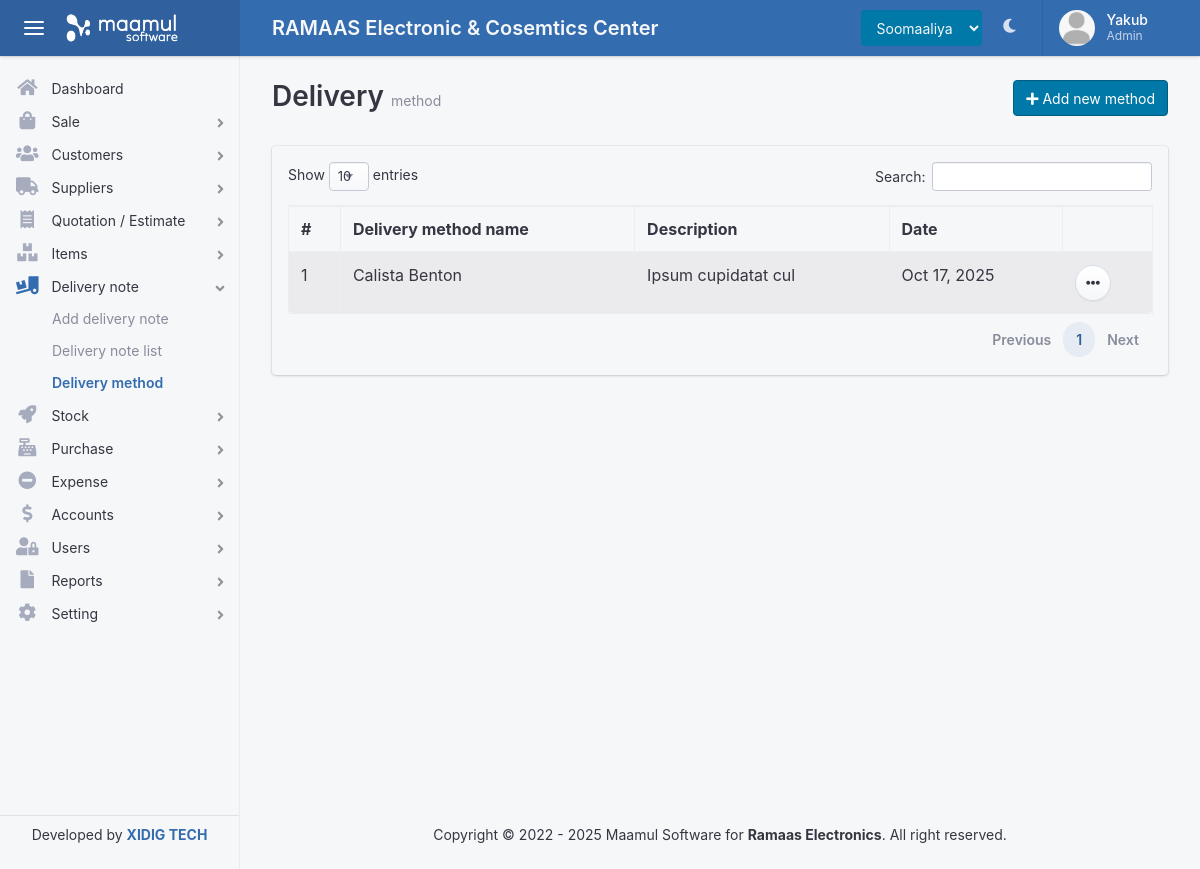
/delivery-note/method.php (signed in), run on the app's committed database.
### tables this page shows
CREATE TABLE `usergroup` (
  `group_id` int(11) NOT NULL,
  `group_name` varchar(50) DEFAULT NULL,
  `description` varchar(50) DEFAULT NULL,
  `warehouse` int(11) DEFAULT NULL,
  `created_date` datetime DEFAULT NULL,
  `created_by` int(11) DEFAULT NULL
);

CREATE TABLE `menu` (
  `menu_id` int(11) NOT NULL,
  `menu_name` varchar(50) DEFAULT NULL,
  `menu_icon` varchar(50) DEFAULT NULL,
  `has_sup_menu` int(11) DEFAULT NULL,
  `url` varchar(255) DEFAULT NULL,
  `sort_by` int(11) NOT NULL
);

CREATE TABLE `submenu` (
  `submenu_id` int(11) NOT NULL,
  `menu_id` int(11) DEFAULT NULL,
  `sub_menu_name` varchar(50) DEFAULT NULL,
  `url` varchar(255) DEFAULT NULL
);

CREATE TABLE `delivery_method` (
  `del_meth_id` int(11) NOT NULL,
  `meth_name` varchar(50) DEFAULT NULL,
  `description` varchar(255) DEFAULT NULL,
  `date` datetime DEFAULT NULL,
  `warehouse` int(11) DEFAULT NULL
);

### delivery-note/method.php (the view, shortened to what this page needs)
<?php $title = "Delivery method"; include(ROOT_PATH . '/inc/header.php'); ?>
      <?php $menu = 'Delivery note'  ?>
      <?php $smenu = 'Delivery method'  ?>
  <body>
    <div class="app">
      <?php include(ROOT_PATH .'/inc/nav.php'); ?>
      <?php include(ROOT_PATH . '/inc/sidebar.php'); ?>
      <main class="app-main">
        <div class="wrapper">
          <div class="page">
            <div class="page-inner">
              <header class="page-title-bar">
              <div class="row">
                <div class="col-md-6">
                  <h1 class="page-title"> Delivery  <small>method</small> </h1>
                </div>
                <div class="col-md-6 text-right">
                    <button  class="btn btn-info text-right" data-toggle="modal" data-target="#addDelModal"> <i class="fa fa-plus"></i> Add new method </button>
                </div>
              </div>
              </header>
              <div class="page-section">
                <div class="section-block">
                  <div class="row">
                    <div class="col-md-12">
                      <div class="card bg-light">
                      <div class="card-body ">
                        <table id="example1" class="table table-bordered  table-striped ">
                          <thead>
                            <tr>
                              <th>#</th>
                              <th>Delivery method name</th>
                              <th>Description</th>
                              <th>Date</th>
                              <th></th>
                            </tr>
                          </thead>
                          <tbody>
                             <?php
                              $i = 0;
                              $stmt = "SELECT * FROM delivery_method ";
                              $result = mysqli_query($con, $stmt);
                              while($row = mysqli_fetch_assoc($result)){
                                $i++;
                                $id = $row['del_meth_id'];
                                $name = $row['meth_name'];
                                $des = $row['description'];
                                $date = date("M d, Y", strtotime($row['date']));
                                echo "
                                  <tr>
                                    <td>$i</td>
                                    <td>$name</td>
                                    <td>$des</td>
                                    <td>$date</td>
                                    <td>
                                      <div class='dropdown d-inline-block'>
                                        <button class='btn btn-icon btn-secondary' data-toggle='dropdown' aria-expanded='false'><i class='fa fa-fw fa-ellipsis-h'></i></button>
                                        <div class='dropdown-menu dropdown-menu-right' style=''>
                                          <div class='dropdown-arrow'></div>
                                          <button type='button' data-toggle='modal' data-target='#editDelModal' id='edit_del' data-id='$id' class='dropdown-item'> <i class='fa fa-edit'></i> Edit Delivery Method</button>
                                          <button type='button' class='dropdown-item btn-danger' id='del_cat' data-id='$id'><i class='fa fa-trash'></i> Delete Delivery Method</button>
                                        </div>
                                      </div>
                                    </td>
                                  </tr>
                                ";
                              }
                             ?>
                          </tbody>
                        </table>
                      </div>
                      </div>
                    </div>
                  </div>
                </div>
              </div>
            </div>
          </div>
        </div>
          <?php include(ROOT_PATH .'/inc/footer.php'); ?>
      </main>
    </div>
<?php include(ROOT_PATH .'/inc/footer_links.php'); ?>

### inc/nav.php (shortened to what this page needs)
<header class="app-header app-header-dark">
        <div class="top-bar">
          <div class="top-bar-brand">
            <button class="hamburger hamburger-squeeze mr-2" type="button" data-toggle="aside-menu" aria-label="toggle aside menu"><span class="hamburger-box"><span class="hamburger-inner"></span></span></button>
            <a href="<?= BASE_URL ?>">
                <img src="<?= BASE_URL ?>assets/images/logo/logo.png" height='40' alt="">
            </a>
          </div>
          <div class="top-bar-list">
            <div class="top-bar-item top-bar-item-full">
              <h5 class=' w-100 text-light my-1 '>RAMAAS Electronic & Cosemtics Center</h5>
            </div>
            <div class="top-bar-item top-bar-item-right px-0 d-none d-sm-flex">
              <ul class="header-nav nav">
                <div class="nav-item ">
                  <select name="" id="" class="form-control bg-info text-light " style='border:0;'>
                    <option value="English">Soomaaliya</option>
                  </select>
                </div>
                <li class="nav-item dropdown header-nav-dropdown ">
                  <a class="nav-link" data-toggle="skin" href="#"   ><span class="fas fa-moon ml-1"></span></a>
                </li>
              </ul>
              <div class="dropdown d-none d-md-flex">
                <button class="btn-account" type="button" data-toggle="dropdown" aria-haspopup="true" aria-expanded="false"><span class="user-avatar user-avatar-md"><img src="<?= BASE_URL ?>assets/images/<?php if(empty($_SESSION['profile'])){echo 'profile.png';}else{ echo $_SESSION['profile'];}  ?>" alt=""></span> <span class="account-summary pr-lg-4 d-none d-lg-block"><span class="account-name"><?=$_SESSION['fname'] ?></span> <span class="account-description"><?php echo get_role(); ?></span></span></button>
              </div>
            </div>
          </div>
        </div>
      </header>
  <?php
    function get_role(){
      global $con;
      $id = $_SESSION['uid'];
      $stmt = "SELECT * FROM usergroup WHERE group_id in (SELECT usergroup FROM users WHERE userid = $id)";
      $result = mysqli_query($con, $stmt);
      $row = mysqli_fetch_assoc($result);
      echo $row['group_name'];
    }
  ?>

### inc/sidebar.php (shortened to what this page needs)
<aside class="app-aside app-aside-expand-md app-aside-light">
        <div class="aside-content">
          <div class="aside-menu overflow-hidden">
            <nav id="stacked-menu" class="stacked-menu">
              <ul class="menu">
                <li class="menu-item  <?php if(isset($menu) && $menu == 'Dashboard') {echo 'has-active'; }else{ echo '';} ?>">
                  <a href="<?= BASE_URL ?>" class="menu-link"><span class="menu-icon fas fa-home"></span> <span class="menu-text">Dashboard</span></a>
                </li>
                <?php
                  $groupid = $_SESSION['usergroup'];
                  $stmt = "SELECT * from menu WHERE menu_id in (SELECT menu_id FROM submenu WHERE submenu_id IN(
                  SELECT sub_menu_id FROM previlage WHERE group_id = $groupid)) ORDER BY sort_by ASC";
                  $result = mysqli_query($con, $stmt);
                  while($row = mysqli_fetch_assoc($result)){
                    $id = $row['menu_id'];
                    $name = $row['menu_name'];
                    $icon = $row['menu_icon'];
                   if(isset($menu) && $menu == $name) { $is_active = 'has-active'; } else { $is_active = '';}
                    echo "
                    <li class='menu-item  has-child $is_active'>
                      <a href='#' class='menu-link'><span class='$icon'></span> <span class='menu-text'>$name</span></a>
                      <ul class='menu'>  ";
                        $sql = " SELECT * FROM submenu WHERE submenu_id in (SELECT sub_menu_id FROM previlage WHERE group_id = $groupid) AND menu_id = $id";
                        $res = mysqli_query($con, $sql);
                        while($rows = mysqli_fetch_assoc($res)){
                          $sname = $rows['sub_menu_name'];
                          $url = $rows['url'];
                           if(isset($smenu) && $smenu == $sname) { $is_active1 = 'has-active'; } else { $is_active1 = '';}
                          echo "
                          <li class='menu-item $is_active1 '>
                            <a href=' ". BASE_URL . $url ."' class='menu-link'>$sname</a>
                          </li>
                          ";
                        }
                        echo "
                        </ul>
                        </li>
                        ";
                  }
                ?>
              </ul>
            </nav>
          </div>
          <footer class="aside-footer border-top p-2">
            <p href="" class="text-center"> Developed by <strong> <a href="xidigtech.com">XIDIG TECH</a> </strong> </p>
          </footer>
        </div>
      </aside>

### data on the page
usergroup: group_name "Admin"
menu: menu_name "Sale"
menu: menu_name "Customers"
menu: menu_name "Suppliers"
menu: menu_name "Quotation / Estimate"
menu: menu_name "Items"
menu: menu_name "Delivery note"
submenu: sub_menu_name "Add delivery note"
submenu: sub_menu_name "Delivery note list"
submenu: sub_menu_name "Delivery method"
menu: menu_name "Stock"
menu: menu_name "Purchase"
menu: menu_name "Expense"
menu: menu_name "Accounts"
menu: menu_name "Users"
menu: menu_name "Reports"
menu: menu_name "Setting"
delivery_method: meth_name "Calista Benton", description "Ipsum cupidatat cul", date "Oct 17, 2025"

### other printed values
$_SESSION['fname'] "Yakub"
